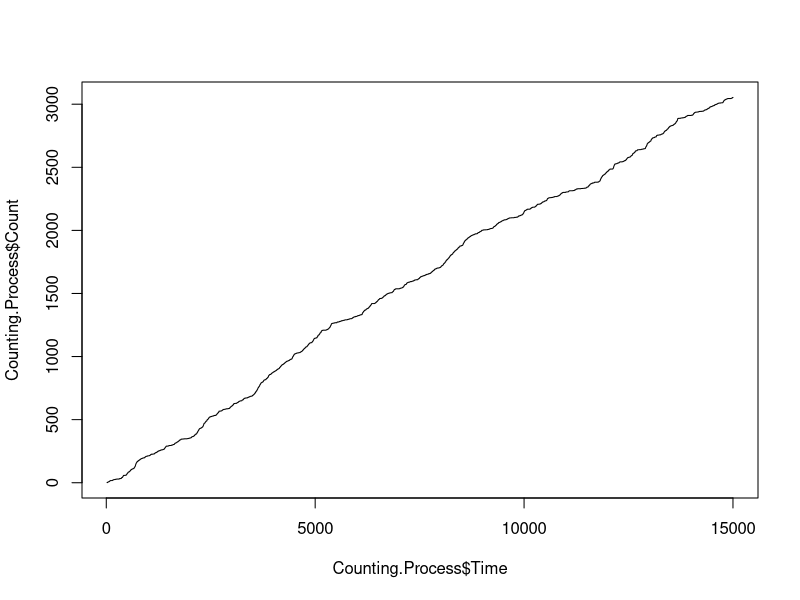
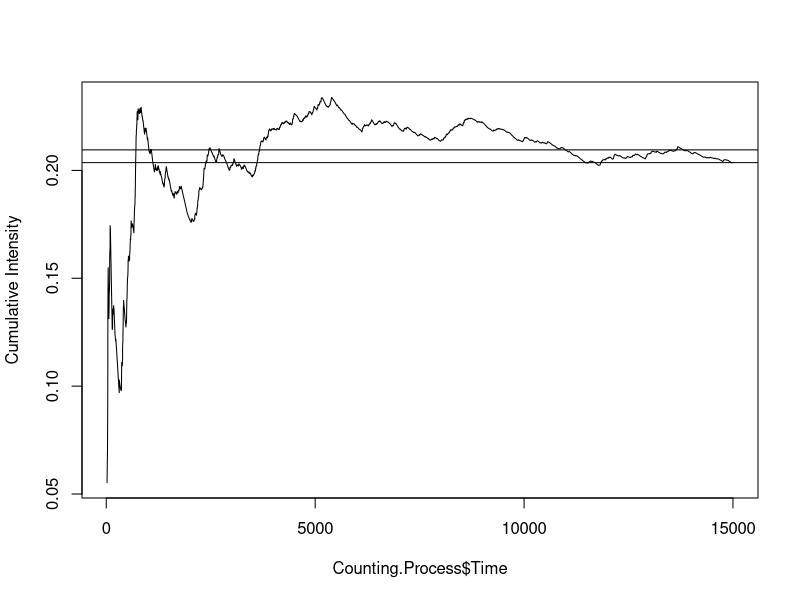
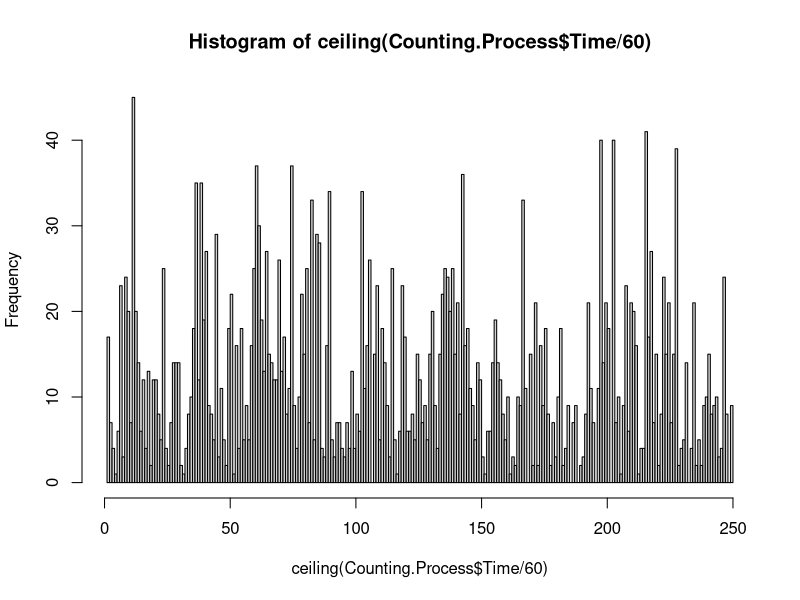
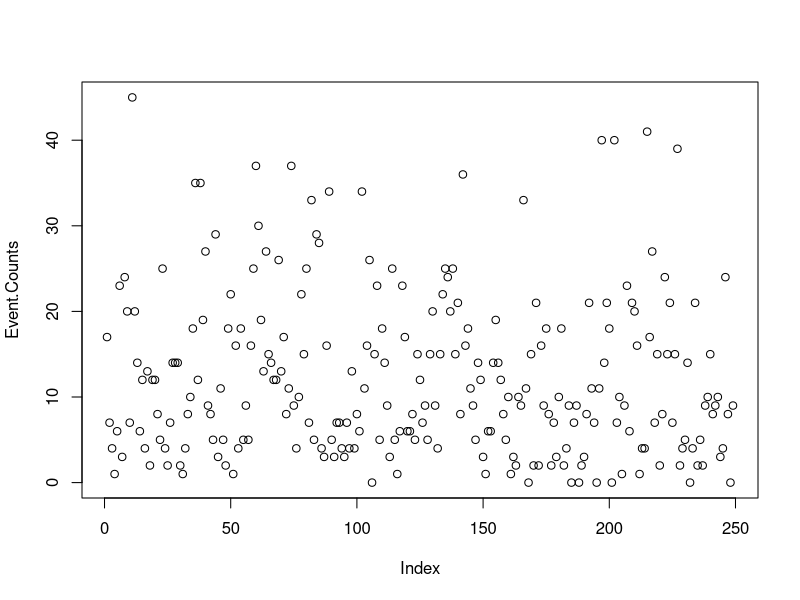

The R source for these figures, in order: (Note: this script raises an error after producing the figures.)
## ---- chunk 1

Course.Project.Data<-read.csv(file="../input/MScA_LinearNonLinear_MalfunctionData.csv")
Course.Project.Data<-as.data.frame(Course.Project.Data)
Course.Project.Data[1:20,]
dim(Course.Project.Data)
## ---- chunk 2
Counting.Process<-as.data.frame(cbind(Time=Course.Project.Data$Time,Count=1:length(Course.Project.Data$Time)))
Counting.Process[1:20,]
## ---- chunk 3
plot(Counting.Process$Time,Counting.Process$Count,type="s")
## ---- chunk 4
plot(Counting.Process$Time,Counting.Process$Count/Counting.Process$Time,type="l",ylab="Cumulative Intensity")
abline(h=Counting.Process$Count[length(Counting.Process$Count)]/
         Counting.Process$Time[length(Counting.Process$Time)])
abline(h=mean(Counting.Process$Count/Counting.Process$Time))
## ---- chunk 5
c(Last.Intensity=Counting.Process$Count[length(Counting.Process$Count)]/
         Counting.Process$Time[length(Counting.Process$Time)],
  Mean.Intensity=mean(Counting.Process$Count/Counting.Process$Time))
## ---- chunk 6
Event.Counts<-hist(ceiling(Counting.Process$Time/60), breaks=15000/60)$counts

plot(Event.Counts)
## ---- chunk 7

# use distribution that we know is poisson and test function will give us what we think
Test.Deviance.Overdispersion.Poisson<-function(Sample.Size,Parameter.Lambda){
  my.Sample<-rpois(Sample.Size,Parameter.Lambda) # get poisson dist
  Model<-glm(my.Sample~1,family=poisson) # fit poisson wth only intercept
  Dev<-Model$deviance  # get deviance
  Deg.Fred<-Model$df.residual # get deg freedom
  
  # create confidence interval -- and retrun if the deg freedom is within this confidence interval
  (((Dev/Deg.Fred-1)/sqrt(2/Deg.Fred)>-1.96)&((Dev/Deg.Fred-1)/sqrt(2/Deg.Fred)<=1.96))*1
} 

# return 1 if confidence interval does cover "0" in the interval, 0 if it does not
Test.Deviance.Overdispersion.Poisson(100,1)
## ---- chunk 8
sum(replicate(300,Test.Deviance.Overdispersion.Poisson(100,1)))
## ---- chunk 9
exp(glm(rpois(1000,2)~1,family=poisson)$coeff)
## ---- chunk 10
Test.Deviance.Overdispersion.NBinom<-function(Sample.Size,Parameter.prob){
  my.Sample<-rnbinom(Sample.Size,2,Parameter.prob)
  Model<-glm(my.Sample~1,family=poisson)
  Dev<-Model$deviance
  Deg.Fred<-Model$df.residual
  (((Dev/Deg.Fred-1)/sqrt(2/Deg.Fred)>-1.96)&((Dev/Deg.Fred-1)/sqrt(2/Deg.Fred)<=1.96))*1
} 
sum(replicate(300,Test.Deviance.Overdispersion.NBinom(100,.2)))

## ---- chunk 11
GLM.model<-glm(Event.Counts~1,family=poisson)
GLM.model
## ---- chunk 12
library(AER)

Test.Deviance.Overdispersion.Poisson.AER<-function(Sample.Size,Parameter.Lambda){
  my.Sample<-rpois(Sample.Size,Parameter.Lambda) # get poisson dist
  Model<-glm(my.Sample~1,family=poisson) # fit poisson wth only intercept
  Disp.Test <- dispersiontest(Model)
  return(Disp.Test)
} 

Test.Deviance.Overdispersion.Poisson.AER(100, .2)

Disp.Test <- dispersiontest(GLM.model)
Disp.Test

## ---- chunk 13
library(MASS)
library(pscl)
## ---- chunk 14
GLM.model.nb<-glm.nb(Event.Counts~1)
GLM.model.nb
odTest(GLM.model.nb)

## ---- chunk 15
library(lattice)
library(latticeExtra)
## ---- chunk 16
sample1=rnorm(100)
sample2=rnorm(100,1,2)
Cum.Distr.Functions <- data.frame(sample1,sample2)
ecdfplot(~ sample1 + sample2, data=Cum.Distr.Functions, auto.key=list(space='right'))
## ---- chunk 17
ks.test(sample1,sample2)
## ---- chunk 18
ks.test(sample1,"pnorm",mean=0,sd=1)
## ---- chunk 19
ks.test(sample2,"pnorm",mean=0,sd=1)
## ---- chunk 20
time.differences <- diff(Counting.Process$Time)
ks.test(time.differences, "pexp", rate=1/mean(time.differences))

# plot a CDF of the time differences
ecdfplot(~ time.differences)
## ---- chunk 21

Event.Intensities <-hist(ceiling(Counting.Process$Time/60), breaks=15000/60)$counts
Event.Intensities <-  Event.Intensities/60
## ---- chunk 22
# event intensities are the counts of observations in each 1 minute period
hist(Event.Intensities)
## ---- chunk 23
normal.fitting <- fitdistr(Event.Intensities, "normal")
print(normal.fitting)
## ---- chunk 24
exponential.fitting <- fitdistr(Event.Intensities, "exponential")
print(exponential.fitting)
## ---- chunk 25
geometric.fitting <- fitdistr(Event.Intensities, "geometric")
print(geometric.fitting)
## ---- chunk 26
beta.fitting <- fitdistr(Event.Intensities[Event.Intensities>0], "beta", list(shape1=.5, shape2=.5))
print(beta.fitting)
## ---- chunk 27
gamma.fitting <- fitdistr(Event.Intensities[Event.Intensities>0], "gamma",list(shape = 1, rate = 0.1), lower = 0.001, upper=.999)
print(gamma.fitting)
## ---- chunk 28
KS.Normal <- ks.test(Event.Intensities, "pnorm", mean=normal.fitting$estimate["mean"], sd=normal.fitting$estimate["sd"])
c(KS.Normal$statistic, P.Value=KS.Normal$p.value)
## ---- chunk 29
KS.exp <- ks.test(Event.Intensities, "pexp", rate=exponential.fitting$estimate["rate"])
c(KS.exp$statistic, P.Value=KS.exp$p.value)
## ---- chunk 30
KS.geom <- ks.test(Event.Intensities, "pgeom", prob=geometric.fitting$estimate["prob"])
c(KS.geom$statistic, P.Value=KS.geom$p.value)
## ---- chunk 31
KS.beta <- ks.test(Event.Intensities, "pbeta", shape1=beta.fitting$estimate["shape1"],  shape2=beta.fitting$estimate["shape2"])
c(KS.beta$statistic, P.Value=KS.beta$p.value)
## ---- chunk 32
KS.gamma <- ks.test(Event.Intensities, "pgamma", shape=gamma.fitting$estimate["shape"], rate=gamma.fitting$estimate["rate"])
c(KS.gamma$statistic, P.Value=KS.gamma$p.value)
## ---- chunk 33
gamma.mom <- function(x) {
  x.bar <- mean(x)
  n <- length(x)
  v <- var(x) * (n-1) / n
  
  l.est <- x.bar/v
  a.est<-(x.bar)^2/v
  # gamma distribution has mean shape*scale and variance shape*scale**2 + shape**2*scale**2
  
  return(list(rate=l.est, shape=a.est))
  
}
print(gamma.mom(Event.Intensities))
gamma.mom.estimates<- gamma.mom(Event.Intensities)
## ---- chunk 34
KS.gamma.mom <- ks.test(Event.Intensities, "pgamma", shape=gamma.mom.estimates$shape, rate=gamma.mom.estimates$rate)
c(KS.gamma.mom$statistic, P.Value=KS.gamma$p.value)
